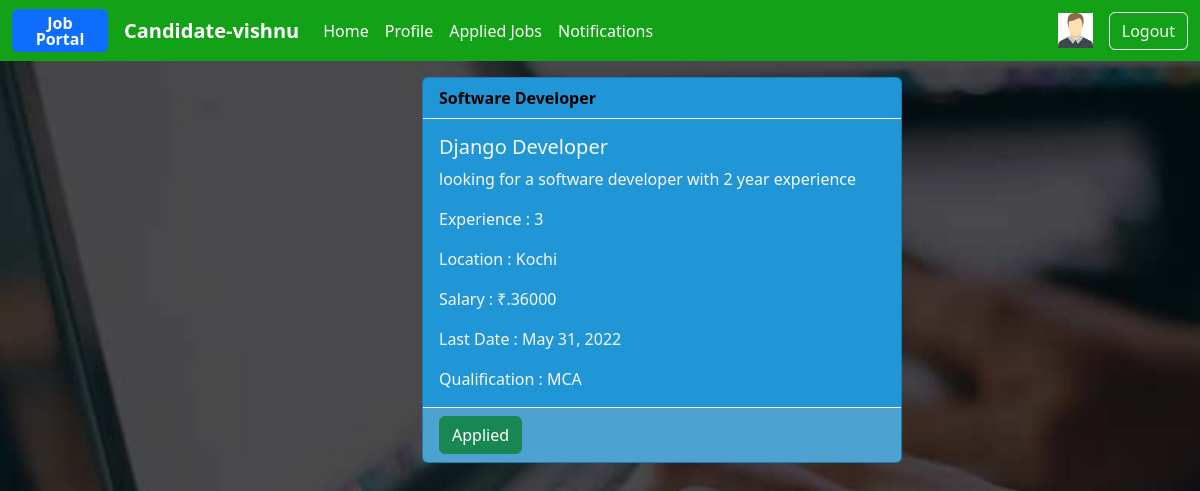
Screenshot of /candidate/jobs/details/1 (signed in) with the database file from the repository.
### users/models.py (models this page shows, shortened)
class User(AbstractUser):
    phone=models.CharField(max_length=12)
    options=(
        ("employer","employer"),
        ("candidate","candidate")
    )
    role=models.CharField(max_length=12,choices=options,default="candidate")

### candidate/models.py (models this page shows)
class CandidateProfile(models.Model):
    user=models.OneToOneField(User,on_delete=models.CASCADE,related_name="candidates")
    profile_pic=models.ImageField(upload_to='profile')
    qualification=models.CharField(max_length=120)
    age=models.PositiveIntegerField(default=17)
    skills=models.CharField(max_length=120,null=True)
    cv=models.FileField(upload_to="cvs",null=True)

### employer/models.py (models this page shows, shortened)
class Jobs(models.Model):
    posted_by=models.ForeignKey(User,on_delete=models.CASCADE,related_name="company")
    job_title=models.CharField(max_length=120)
    job_description=models.TextField()
    role=models.CharField(max_length=120)
    experience=models.PositiveIntegerField(default=0)
    location=models.CharField(max_length=120)
    salary=models.PositiveIntegerField()
    created_date=models.DateField(auto_now_add=True)
    last_date=models.DateField(null=True)
    qualification=models.CharField(max_length=120,null=True)

### candidate/views.py (the view)
# urls.py: path("jobs/details/<int:id>",views.CandidateJobDetailView.as_view(),name="cand-detailjob"),
@method_decorator(signin_required,name="dispatch")
class CandidateJobDetailView(DetailView):
    model = Jobs
    template_name = "cand-detailjob.html"
    context_object_name = "job"
    pk_url_kwarg = "id"
    def get_context_data(self, **kwargs):
        context=super().get_context_data(**kwargs)
        qs=Applications.objects.filter(applicant=self.request.user,job=self.object)
        context['status']=qs
        return context

### candidate/templates/cand-detailjob.html (shortened to what this page needs)
{%extends 'cand-base.html'%}
{%block body_block%}
<div class="container">
    <div class="row">
        <div class="col-4"></div>
        <div class="col-6">
            <div class="card text mb-3 mt-3" style="max-width: 30rem; background-color: #2096d6;">
                <div class="card-header bg-transparent border-light text-black"
                     style=""><b>{{job.job_title}}</b></div>
                <div class="card-body text-light">
                    <h5 class="card-title">{{job.role}}</h5>
                    <p class="card-text">{{job.job_description}}</p>
                    <p class="card-text">Experience : {{job.experience}}</p>
                    <p class="card-text">Location : {{job.location}}</p>
                    <p class="card-text">Salary : ₹.{{job.salary}}</p>
                    <p class="card-text">Last Date : {{job.last_date}}</p>
                    <p class="card-text">Qualification : {{job.qualification}}</p>
                </div>
                {%if status %}
                <div class="card-footer border-light " style="background-color: #4ea2cf;"><a href="#" class="btn btn-success">Applied</a>
                {%else%}
                <div class="card-footer border-light" style="background-color: #4ea2cf;" ><a href="{%url 'apply_now' job.id %}" class="btn btn-warning">Apply Now</a>
                {%endif%}
                 </div>
            </div>
        </div>
    </div>
</div>
{%endblock%}

### candidate/templates/cand-base.html (shortened to what this page needs)
<!DOCTYPE html>
{%load static%}
<html lang="en">
<head>
    <link href="https://cdn.jsdelivr.net/npm/bootstrap@5.2.0-beta1/dist/css/bootstrap.min.css" rel="stylesheet"
>
    <link rel="stylesheet" href="{%static 'css/userstyle.css'%}">
</head>
<body>
<nav class="navbar navbar-expand-lg navbar-dark" >
    <div class="container-fluid">
        <div class="badge bg-d text-wrap fs-6 text-bg-primary me-3" style="width: 6rem;">
            Job Portal
        </div>
        <a class="navbar-brand fw-bold" href="#">Candidate-{{request.user}}</a>
        <div class="collapse navbar-collapse" id="navbarSupportedContent">
            <ul class="navbar-nav me-auto mb-2 mb-lg-0">
                <li class="nav-item">
                    <a class="nav-link active " aria-current="page" href="{%url 'cand-home'%}">Home</a>
                </li>
                {%if request.user.candidates%}
                <li class="nav-item">
                    <a class="nav-link active" aria-current="page" href="{%url 'cand-detailprofile'%}">Profile</a>
                </li>
                {%else%}
                <li class="nav-item">
                    <a class="nav-link active" aria-current="page" href="{%url 'cand-addprofile'%}">Add Profile</a>
                </li>
                {%endif%}
                <li class="nav-item">
                    <a class="nav-link active" aria-current="page" href="{%url 'cand-appliedjobs' %}">Applied Jobs</a>
                </li>
                <li class="nav-item">
                    <a class="nav-link active" aria-current="page" href="{%url 'cand-acceptjob' %}">Notifications</a>
                </li>
            </ul>
            <a class="navbar-brand" href=""><img src="{{request.user.candidates.profile_pic.url}}" height="35px"
                                             width="35px" alt="..."></a>
            <a class="btn btn-outline-light" aria-current="page" href="{%url 'signout'%}">Logout</a>
        </div>
    </div>
</nav>
{%block body_block%}
{%endblock%}
</body>
</html>

### users/static/css/userstyle.css (style rules this page uses)
body { background: url('/static/images/jobedit.jpg'); background-size: 1537px 900px; background-repeat: no-repeat; background-attachment: fixed; }

### candidate/templates/cand-base.html (style rules this page uses)
.navbar { background-color: #13a118; }

### rows the page displays
User: user "vishnu", user.candidates.profile_pic (picture)
Jobs: job_title "Software Developer", role "Django Developer", job_description "looking for a software developer with 2 year experience", experience "3", location "Kochi", salary "36000", last_date "May 31, 2022", qualification "MCA"
